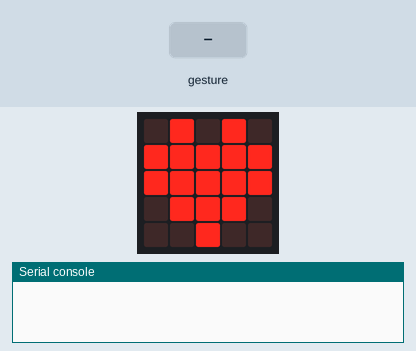
Simulated run of this program. Board: BBC micro:bit (MakeCode). On the bench: the board's 5×5 LED display, the last lines printed to the serial console. The test bench sets the inputs (shaded band). No radio messages arrive unless stated (any console line starting 'radio sent:' is added by the test bench); a tilt is held for 1.5 s and a shake lasts 1 s, then the board lies face up again.

Above: at 1.8 s.
1.9 s: gesture 'tilt right'
At 3.0 s:
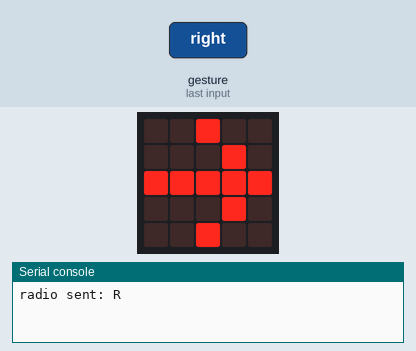
3.5 s: gesture 'tilt left'
At 4.2 s:
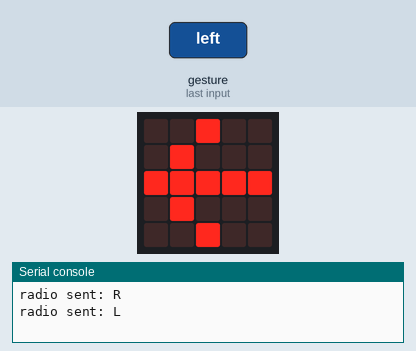
5.0 s: gesture 'logo down'
At 5.4 s:
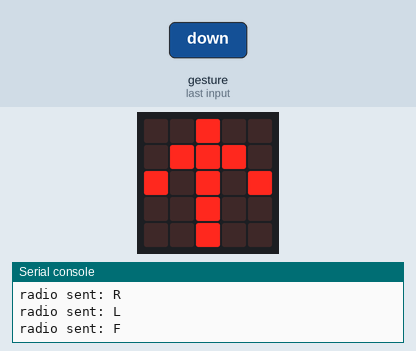
6.6 s: gesture 'logo up'
At 7.7 s:
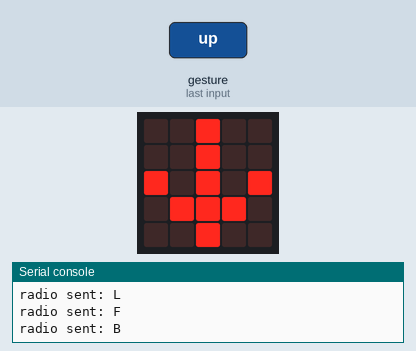
Timing chart, 0 to 9.1 s (numbered marks = the images above; inputs shaded):
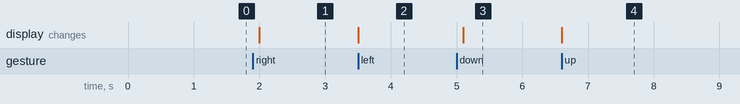

Measured:
- after the input at 1.9 s, the display: changes after 0.10 s (image 1)
- after the input at 3.5 s, the display: changes at once (image 2)
- after the input at 5.0 s, the display: changes after 0.10 s (image 3)
- after the input at 6.6 s, the display: changes at once (image 4)

The program:

main.ts
```typescript
input.onGesture(Gesture.TiltRight, function () {
    radio.sendString("R")
    basic.showLeds(`
        . . # . .
        . . . # .
        # # # # #
        . . . # .
        . . # . .
        `)
})
input.onGesture(Gesture.TiltLeft, function () {
    radio.sendString("L")
    basic.showLeds(`
        . . # . .
        . # . . .
        # # # # #
        . # . . .
        . . # . .
        `)
})
input.onGesture(Gesture.LogoDown, function () {
    radio.sendString("F")
    basic.showLeds(`
        . . # . .
        . # # # .
        # . # . #
        . . # . .
        . . # . .
        `)
})
input.onGesture(Gesture.LogoUp, function () {
    radio.sendString("B")
    basic.showLeds(`
        . . # . .
        . . # . .
        # . # . #
        . # # # .
        . . # . .
        `)
})
radio.setGroup(1)
radio.setTransmitPower(7)
basic.showIcon(IconNames.Heart)
```

test.ts
```typescript
// 테스트는 여기로 이동합니다; 이 패키지가 확장으로 사용될 때 컴파일되지 않을 것 입니다.
```
